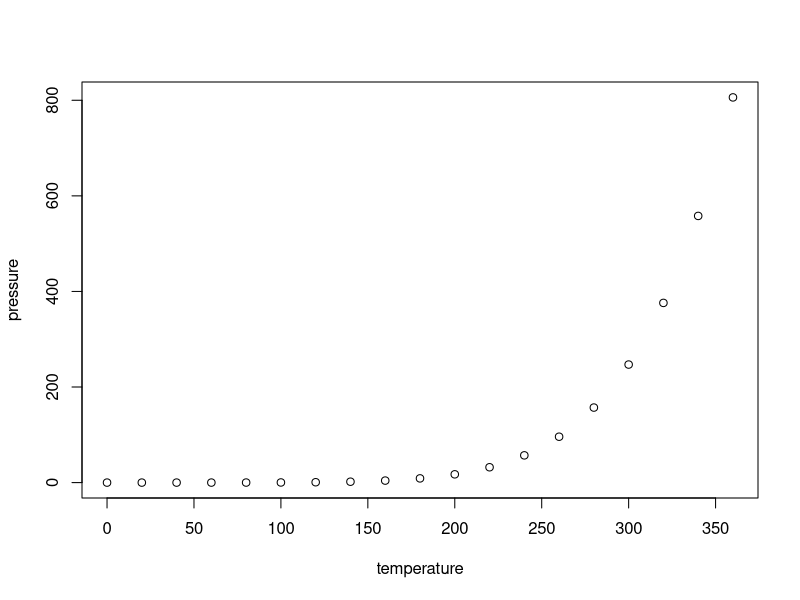
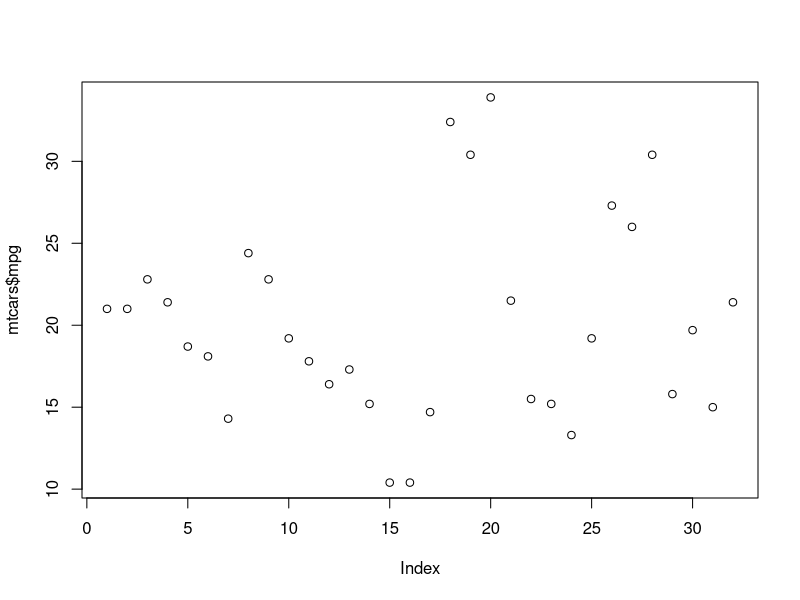

Source code (R) for these figures, in order:
## ---- chunk 1
knitr::opts_chunk$set(echo = TRUE)
## ---- chunk 2
summary(cars)
## ---- chunk 3
plot(pressure)
## ---- chunk 4
plot(mtcars$mpg)
## ---- chunk 5
start_time <- Sys.time()
A <- 0
for (i in 1:50000) { A[i] <- (i*2)}
tail (A)
end_time <- Sys.time()
end_time - start_time

start_time <- Sys.time()
A <- seq(from = 2, by = 2, length.out = 50000)
tail(A)
end_time <- Sys.time()
end_time - start_time

## ---- chunk 6
fibonacci <- c(0, 1)
while (tail(fibonacci, 1) <= 1000000) {
  next_term <- tail(fibonacci, 1) + tail(fibonacci, 2)
  fibonacci <- c(fibonacci, next_term)
}
fibonacci <- fibonacci[-length(fibonacci)]  # Retirer le dernier terme excédant 100000
print(fibonacci)
## ---- chunk 7
library(microbenchmark)
set.seed(123) # Fija la semilla para reproducibilidad
sample_data <- sample(1:100, 10)

bubble_sort <- function(x) {
  n <- length(x)
  for (i in 1:(n - 1)) {
    for (j in 1:(n - i)) {
      if (x[j] > x[j + 1]) {
        temp <- x[j]
        x[j] <- x[j + 1]
        x[j + 1] <- temp
      }
    }
  }
  return(x)
}

results <- microbenchmark(
  bubble_sort(sample_data),  # Método de la burbuja
  sort(sample_data),         # Método sort de R
  times = 10                 # Número de repeticiones
)

# Muestra los resultados
print(results)
## ---- chunk 8
knitr::kable(head(mtcars), caption = "Head of mtcars table")
